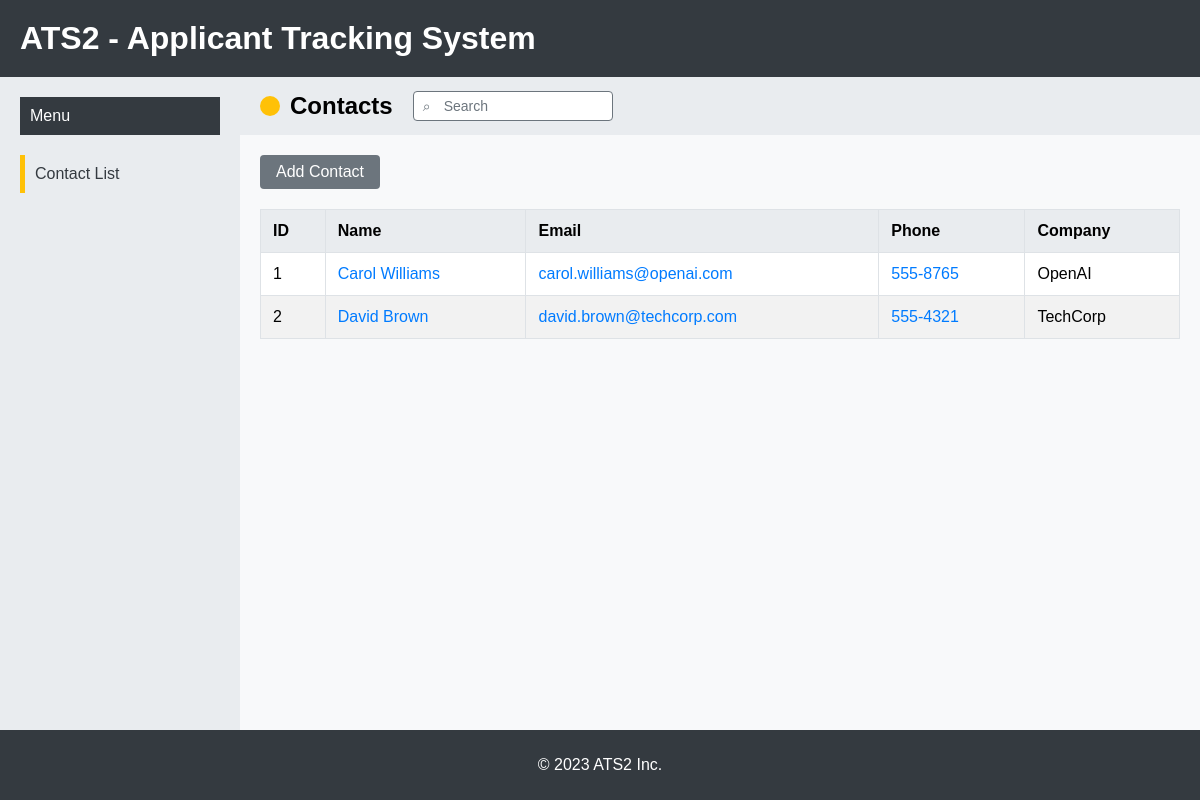
Screenshot of /contacts with the database file from the repository.
### app.py (models this page shows)
class Contact(db.Model):
    id = db.Column(db.Integer, primary_key=True)
    name = db.Column(db.String(100), nullable=False)
    email = db.Column(db.String(100))
    phone = db.Column(db.String(20))
    company_id = db.Column(db.Integer, db.ForeignKey('company.id'), nullable=True)

class Company(db.Model):
    id = db.Column(db.Integer, primary_key=True)
    name = db.Column(db.String(100), nullable=False)
    website = db.Column(db.String(255))
    jobs = db.relationship('Job', backref='company', lazy=True)
    contacts = db.relationship('Contact', backref='company', lazy=True)

### app.py (the view)
@app.route('/contacts', methods=['GET', 'POST'])
def contacts():
    search_query = request.args.get('search', '').strip()
    if search_query:
        contacts = Contact.query.join(Company, isouter=True).filter(
            Contact.id.like(f"%{search_query}%") |
            Contact.name.like(f"%{search_query}%") |
            Contact.email.like(f"%{search_query}%") |
            Contact.phone.like(f"%{search_query}%") |
            Company.name.like(f"%{search_query}%")
        ).all()
    else:
        contacts = Contact.query.all()
    add_to_sidebar('Contact List', 'contacts', 'contact')
    return render_template('contacts.html', contacts=contacts, search_query=search_query)

### app.py (called while the page is built)
@app.before_request
def before_request():
    if 'sidebar' not in session:
        session['sidebar'] = []

def add_to_sidebar(name, endpoint, item_type, **kwargs):
    url = url_for(endpoint, **kwargs)
    if not any(item['url'] == url for item in session['sidebar']):
        session['sidebar'].append({'name': name, 'url': url, 'endpoint': endpoint, 'type': item_type})
        session.modified = True  # Mark the session as modified to save changes

### templates/contacts.html (shortened to what this page needs)
{% extends 'base.html' %}
{% block content %}
<div class="list-header contact-header">
    <div class="header-content">
        <div class="title">
            <span class="circle contact-circle"></span>
            <h2>Contacts</h2>
            <form method="get" action="{{ url_for('contacts') }}" class="search-form">
                <input type="text" name="search" placeholder="Search" value="{{ search_query }}">
            </form>
        </div>
    </div>
</div>
<a href="{{ url_for('add_contact') }}" class="btn">Add Contact</a>
<table>
    <thead>
        <tr>
            <th class="sortable">ID</th>
            <th class="sortable">Name</th>
            <th class="sortable">Email</th>
            <th class="sortable">Phone</th>
            <th class="sortable">Company</th>
        </tr>
    </thead>
    <tbody>
        {% for contact in contacts %}
        <tr>
            <td>{{ contact.id }}</td>
            <td>
                <a href="{{ url_for('contact_detail', contact_id=contact.id) }}">{{ contact.name }}</a>
            </td>
            <td><a href="mailto:{{ contact.email }}">{{ contact.email }}</a></td>
            <td><a href="tel:{{ contact.phone }}">{{ contact.phone }}</a></td>
            <td>{{ contact.company.name if contact.company else 'N/A' }}</td>
        </tr>
        {% endfor %}
    </tbody>
</table>
{% endblock %}

### static/styles.css (style rules this page uses)
body { font-family: Arial, sans-serif; margin: 0; background-color: #f8f9fa; display: flex; flex-direction: column; min-height: 100vh; }
table { width: 100%; border-collapse: collapse; margin-bottom: 20px; }
table, th, td { border: 1px solid #dee2e6; }
th, td { padding: 12px; text-align: left; }
th { background-color: #e9ecef; }
a { color: #007bff; text-decoration: none; }
input[type="text"], input[type="email"], input[type="url"], select, textarea { width: 100%; padding: 8px; margin: 4px 0; box-sizing: border-box; }
.btn { display: inline-block; padding: 8px 16px; margin-bottom: 20px; font-size: 16px; color: #ffffff; background-color: #6c757d; border: none; border-radius: 4px; text-decoration: none; cursor: pointer; }
table tbody tr:nth-child(odd) { background-color: #ffffff; }
table tbody tr:nth-child(even) { background-color: #f2f2f2; }
th.sortable { cursor: pointer; position: relative; }
th.sortable::after { content: ''; position: absolute; right: 8px; opacity: 0.5; }
.list-header { background-color: #e9ecef; padding: 10px 20px; margin: 0 -20px 20px -20px; }
.header-content { display: flex; align-items: center; justify-content: space-between; }
.header-content h2 { margin: 0; font-size: 24px; }
.header-content .circle { flex-shrink: 0; }
.title { display: flex; align-items: center; }
.title .circle { flex-shrink: 0; }
.title h2 { margin: 0; margin-left: 10px; font-size: 24px; }
.circle { width: 20px; height: 20px; border-radius: 50%; flex-shrink: 0; }
.contact-circle { background-color: #ffc107; }
.search-form { position: relative; margin-left: 20px; }
.search-form input[type="text"] { width: 200px; padding: 6px 8px 6px 30px; font-size: 14px; border: 1px solid #6c757d; border-radius: 4px; color: #343a40; background-color: #ffffff; }
.search-form input[type="text"]::placeholder { color: #6c757d; }
.search-form::before { content: '⌕'; position: absolute; left: 10px; top: 50%; transform: translateY(-50%); font-size: 14px; color: #6c757d; }

### rows the page displays
Contact: id "1", name "Carol Williams", email "carol.williams@openai.com", phone "555-8765", company "OpenAI"
Contact: id "2", name "David Brown", email "david.brown@techcorp.com", phone "555-4321", company "TechCorp"

### other values shown
{{ item.name }} "Contact List"
